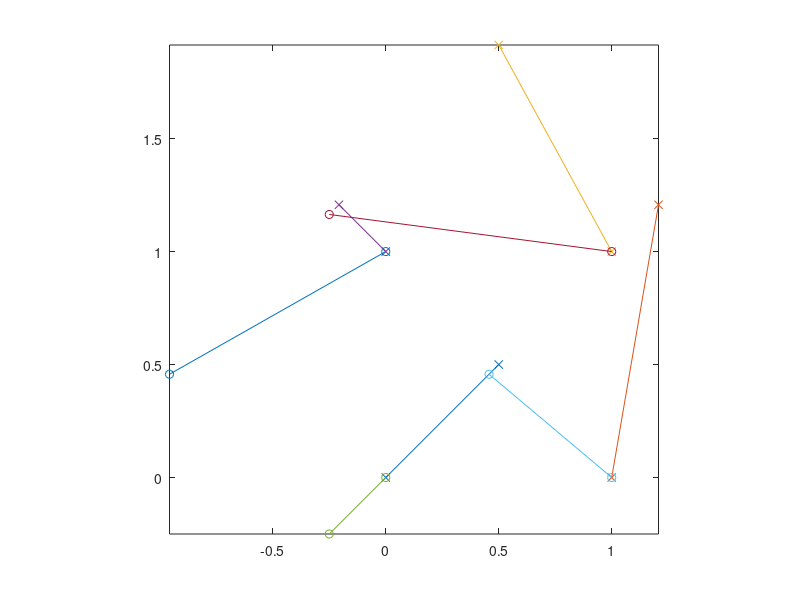

Write MATLAB code to recreate this figure. (Note: this script raises an error after producing the figure.)

Z=3;

num_inliers=4*(ones(Z,Z)-eye(Z,Z));

P1=[0 0;
    0 1;
    1 1;
    1 0]';

p2angle=45*pi/180;
p2mat=[cos(p2angle) sin(p2angle);-sin(p2angle) cos(p2angle)];
P2=p2mat*P1+.5;
p3angle=115*pi/180;
p3mat=[cos(p2angle) sin(p2angle);-sin(p2angle) cos(p2angle)];
P3=p3mat*P1-.25;

P=cat(3,P1,P2,P3);

figure(3);
clf;
plot([P1(2,:);P2(2,:)],[P1(1,:);P2(1,:)],'x-');
hold on;
plot([P1(2,:);P3(2,:)],[P1(1,:);P3(1,:)],'o-');
axis image;

Pos1s=cell(Z,Z);
Pos2s=cell(Z,Z);

for i=1:Z
    for j=1:Z
        if i~=j
            
            Pos1s{i,j}=squeeze(P(:,:,i))';
            Pos2s{i,j}=squeeze(P(:,:,j))';
            
        end
    end
end

[dTdpX,dTdpY]=MakeConstraintMatrix(num_inliers,Pos1s,Pos2s,2);
        
%%
       
        lambda=100000;
        Z=size(num_inliers,1);
        C=zeros(3*Z,1);
        C(1:3:3*size(num_inliers,1))=lambda;
        M=(dTdpX + lambda*eye(3*Z,3*Z));
        
        P=C/lambda;
        
       
        delt=.00000001;
        for i=1:100
             dE=M*P-C;
             P=P-delt*dE;
             figure(3);
             clf;
             plot(P(1:3:end));
             pause(.1);
        end
        X=inv(M)*C